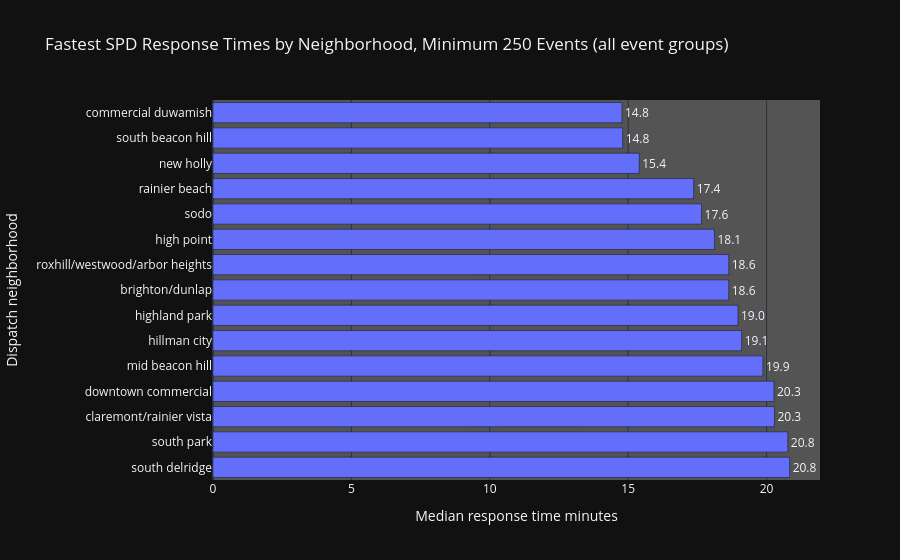

Here is the notebook cell this chart was saved with:
### Markdown cell above
Below we see the same figure as above but for the neighborhoods with the fastest response times. Most of these neighborhoods do have somewhat of a reputation for a high volume of crime. It seems to be that the more prevalent crime is in the area the faster the response time when analyzing all groups.

### Code cell
fastest_neighborhoods = (
    neighborhood_response_reliable
    .sort_values("median_response_minutes", ascending=True)
    .head(15)
    .sort_values("median_response_minutes", ascending=False)
)

fig = px.bar(
    fastest_neighborhoods,
    x="median_response_minutes",
    y="dispatch_neighborhood",
    orientation="h",
    title=f"Fastest SPD Response Times by Neighborhood, Minimum {MIN_NEIGHBORHOOD_EVENTS:,} Events (all event groups)",
    labels={
        "median_response_minutes": "Median response time minutes",
        "dispatch_neighborhood": "Dispatch neighborhood",
    },
    text="median_response_minutes",
)

fig.update_traces(
    texttemplate="%{text:.1f}",
    textposition="outside",
    cliponaxis=False,
)

fig.update_layout(
    template=PLOTLY_TEMPLATE,
    plot_bgcolor=PLOT_BG,
    paper_bgcolor=PAPER_BG,
)

fig.show()

### Figure 1 — Plotly figure (JSON) as saved in the notebook; plotly's stock layout.template omitted (floating-point values rounded to 4 significant figures)
{"data": [{"cliponaxis": false, "hovertemplate": "Median response time minutes=%{text}<br>Dispatch neighborhood=%{y}<extra></extra>", "legendgroup": "", "marker": {"color": "#636efa", "pattern": {"shape": ""}}, "name": "", "orientation": "h", "showlegend": false, "text": [20.83, 20.77, 20.28, 20.27, 19.87, 19.1, 18.97, 18.63, 18.63, 18.12, 17.65, 17.37, 15.4, 14.8, 14.77], "textposition": "outside", "texttemplate": "%{text:.1f}", "type": "bar", "x": [20.83, 20.77, 20.28, 20.27, 19.87, 19.1, 18.97, 18.63, 18.63, 18.12, 17.65, 17.37, 15.4, 14.8, 14.77], "xaxis": "x", "y": ["south delridge", "south park", "claremont/rainier vista", "downtown commercial", "mid beacon hill", "hillman city", "highland park", "brighton/dunlap", "roxhill/westwood/arbor heights", "high point", "sodo", "rainier beach", "new holly", "south beacon hill", "commercial duwamish"], "yaxis": "y"}], "layout": {"barmode": "relative", "legend": {"tracegroupgap": 0}, "paper_bgcolor": "#111111", "plot_bgcolor": "#545455", "title": {"text": "Fastest SPD Response Times by Neighborhood, Minimum 250 Events (all event groups)"}, "xaxis": {"anchor": "y", "domain": [0, 1], "title": {"text": "Median response time minutes"}}, "yaxis": {"anchor": "x", "domain": [0, 1], "title": {"text": "Dispatch neighborhood"}}}}
